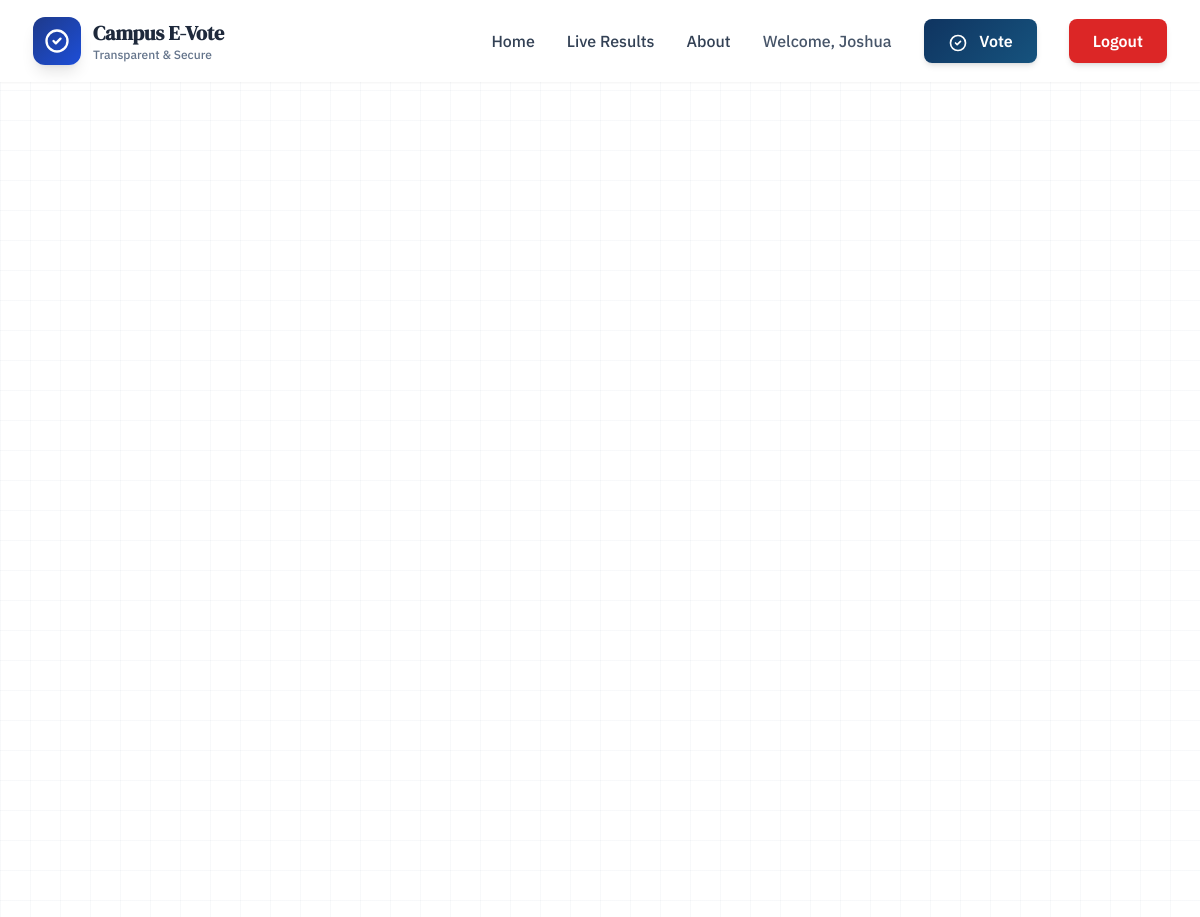
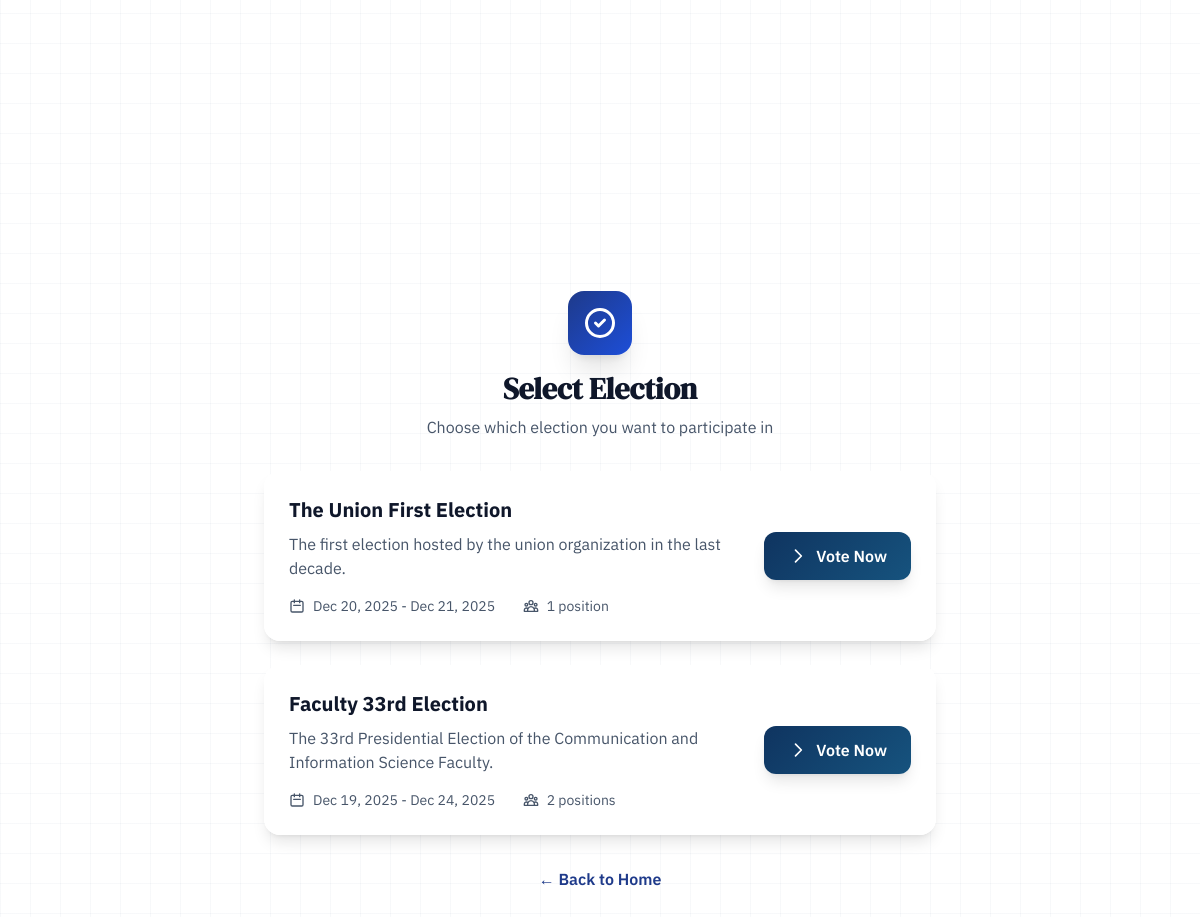
The app's page /vote/ (signed in) with its own data (2 pictures, top to bottom).
### vsapp/models.py (models this page shows, shortened)
class User(AbstractUser):
    USER_TYPES = (
        ('voter', 'Voter'),
        ('admin', 'Administrator'),
    )
    user_type = models.CharField(max_length=10, choices=USER_TYPES, default='voter')
    matric_number = models.CharField(max_length=20, unique=True, null=True, blank=True)
    department = models.CharField(max_length=100, blank=True)
    level = models.CharField(max_length=10, blank=True)
    phone = models.CharField(max_length=15, blank=True)
    has_voted = models.BooleanField(default=False)
    otp_code = models.CharField(max_length=6, blank=True)
    otp_created_at = models.DateTimeField(null=True, blank=True)

class Election(models.Model):
    STATUS_CHOICES = (
        ('draft', 'Draft'),
        ('scheduled', 'Scheduled'),
        ('active', 'Active'),
        ('closed', 'Closed'),
    )
    id = models.UUIDField(primary_key=True, default=uuid.uuid4, editable=False)
    title = models.CharField(max_length=200)
    description = models.TextField()
    start_date = models.DateTimeField()
    end_date = models.DateTimeField()
    status = models.CharField(max_length=10, choices=STATUS_CHOICES, default='draft')
    created_by = models.ForeignKey(User, on_delete=models.CASCADE, related_name='elections_created')
    created_at = models.DateTimeField(auto_now_add=True)
    updated_at = models.DateTimeField(auto_now=True)
    class Meta:
        ordering = ['-created_at']
        indexes = [
            models.Index(fields=['status', 'start_date']),
            models.Index(fields=['end_date']),
        ]

### vsapp/views.py (the view)
# urls.py: path('vote/', views.vote, name='vote'),
@login_required
def vote(request):
    if request.user.user_type != 'voter':
        messages.error(request, 'Access denied.')
        return redirect('index')
    active_elections = Election.objects.filter(status='active')
    if not active_elections.exists():
        messages.info(request, 'No active elections available at the moment. Check back later or view past results.')
        return redirect('live_results')
    now = timezone.now()
    elections_with_status = []
    for election in active_elections:
        has_voted = VoterRecord.objects.filter(voter=request.user, election=election).exists()
        elections_with_status.append({
            'election': election,
            'is_active': election.status == 'active' and now >= election.start_date,
            'has_voted': has_voted
        })
    return render(request, 'voting/election_select.html', {
        'elections': elections_with_status
    })

### vsapp/templates/voting/election_select.html (shortened to what this page needs)
{% extends 'base.html' %}
{% block content %}
<section class="min-h-screen flex items-center justify-center py-12 px-4">
    <div class="max-w-2xl w-full">
        <div class="text-center mb-8 fade-in stagger-1">
            <div class="inline-flex items-center justify-center w-16 h-16 bg-gradient-to-br from-blue-900 to-blue-700 rounded-2xl shadow-xl mb-4">
                <svg class="w-9 h-9 text-white" fill="none" stroke="currentColor" viewBox="0 0 24 24">
                    <path stroke-linecap="round" stroke-linejoin="round" stroke-width="2" d="M9 12l2 2 4-4m6 2a9 9 0 11-18 0 9 9 0 0118 0z"></path>
                </svg>
            </div>
            <h1 class="text-3xl font-bold text-slate-900 mb-2 serif-title">Select Election</h1>
            <p class="text-slate-600">Choose which election you want to participate in</p>
        </div>
        <div class="space-y-6 fade-in stagger-2">
            {% for item in elections %}
            {% with election=item.election is_active=item.is_active %}
            <div class="glass-effect rounded-2xl shadow-lg p-6 hover:shadow-xl transition-shadow">
                <div class="flex items-center justify-between">
                    <div class="flex-1">
                        <h2 class="text-xl font-bold text-slate-900 mb-2">{{ election.title }}</h2>
                        <p class="text-slate-600 mb-4">{{ election.description|default:"Participate in this election" }}</p>
                        <div class="grid grid-cols-1 md:grid-cols-2 gap-4 text-sm">
                            <div class="flex items-center text-slate-600">
                                <svg class="w-4 h-4 mr-2" fill="none" stroke="currentColor" viewBox="0 0 24 24">
                                    <path stroke-linecap="round" stroke-linejoin="round" stroke-width="2" d="M8 7V3m8 4V3m-9 8h10M5 21h14a2 2 0 002-2V7a2 2 0 00-2-2H5a2 2 0 00-2 2v12a2 2 0 002 2z"></path>
                                </svg>
                                <span>{{ election.start_date|date:"M j, Y" }} - {{ election.end_date|date:"M j, Y" }}</span>
                            </div>
                            <div class="flex items-center text-slate-600">
                                <span>{{ election.positions.count }} position{{ election.positions.count|pluralize }}</span>
                            </div>
                        </div>
                    </div>
                    <div class="ml-6">
                        {% if has_voted %}
                            <div class="bg-emerald-100 text-emerald-800 px-6 py-3 rounded-xl font-semibold inline-flex items-center">
                                <svg class="w-5 h-5 mr-2" fill="none" stroke="currentColor" viewBox="0 0 24 24">
                                    <path stroke-linecap="round" stroke-linejoin="round" stroke-width="2" d="M5 13l4 4L19 7"></path>
                                </svg>
                                Already Voted
                            </div>
                        {% elif is_active %}
                            <a href="{% url 'vote_with_election' election.id %}"
                               class="btn-primary text-white px-6 py-3 rounded-xl font-semibold shadow-lg hover:shadow-xl transition-all inline-flex items-center">
                                <svg class="w-5 h-5 mr-2" fill="none" stroke="currentColor" viewBox="0 0 24 24">
                                    <path stroke-linecap="round" stroke-linejoin="round" stroke-width="2" d="M9 5l7 7-7 7"></path>
                                </svg>
                                Vote Now
                            </a>
                        {% else %}
                            <div class="bg-slate-100 text-slate-500 px-6 py-3 rounded-xl font-semibold">
                                Not Active
                            </div>
                        {% endif %}
                    </div>
                </div>
            </div>
            {% endwith %}
            {% endfor %}
        </div>
        <div class="mt-8 text-center fade-in stagger-3">
            <a href="{% url 'index' %}" class="text-blue-900 hover:text-blue-700 font-semibold">
                ← Back to Home
            </a>
        </div>
    </div>
</section>
{% endblock %}

### vsapp/templates/components/navbar.html (shortened to what this page needs)
<nav class="glass-effect sticky top-0 z-50 shadow-sm">
    <div class="max-w-7xl mx-auto px-4 sm:px-6 lg:px-8">
        <div class="flex justify-between items-center h-20">
            <div class="flex items-center space-x-3">
                <div class="w-12 h-12 bg-gradient-to-br from-blue-900 to-blue-700 rounded-xl flex items-center justify-center shadow-lg">
                    <svg class="w-7 h-7 text-white" fill="none" stroke="currentColor" viewBox="0 0 24 24">
                        <path stroke-linecap="round" stroke-linejoin="round" stroke-width="2" d="M9 12l2 2 4-4m6 2a9 9 0 11-18 0 9 9 0 0118 0z"></path>
                    </svg>
                </div>
                <div>
                    <h1 class="text-xl font-bold text-slate-800 serif-title">Campus E-Vote</h1>
                    <p class="text-xs text-slate-500 font-medium">Transparent & Secure</p>
                </div>
            </div>
            <div class="hidden md:flex items-center space-x-8">
                <a href="{% url 'index' %}" class="nav-link text-slate-700 font-medium hover:text-blue-900">Home</a>
                <a href="{% url 'live_results' %}" class="nav-link text-slate-700 font-medium hover:text-blue-900">Live Results</a>
                <a href="{% url 'about' %}" class="nav-link text-slate-700 font-medium hover:text-blue-900">About</a>
                {% if not user.is_authenticated %}
                    <a href="{% url 'register_voter' %}" class="nav-link text-slate-700 font-medium hover:text-blue-900">Register</a>
                    <a href="{% url 'login' %}" class="btn-primary text-white px-6 py-2.5 rounded-lg font-semibold shadow-md">
                        Vote Now
                    </a>
                {% else %}
                    <span class="text-slate-600 font-medium">
                        Welcome, {{ user.first_name|default:user.username }}
                    </span>
                    <a href="{% url 'vote' %}" class="btn-primary text-white px-6 py-2.5 rounded-lg font-semibold shadow-md mr-4">
                        <svg class="w-5 h-5 inline mr-2" fill="none" stroke="currentColor" viewBox="0 0 24 24">
                            <path stroke-linecap="round" stroke-linejoin="round" stroke-width="2" d="M9 12l2 2 4-4m6 2a9 9 0 11-18 0 9 9 0 0118 0z"></path>
                        </svg>
                        Vote
                    </a>
                    <a href="{% url 'logout' %}" class="bg-red-600 hover:bg-red-700 text-white px-6 py-2.5 rounded-lg font-semibold shadow-md transition ml-4">
                        Logout
                    </a>
                {% endif %}
            </div>
        </div>
    </div>
</nav>

### vsapp/templates/base.html (style rules this page uses)
:root { --primary: #0f3460; --primary-light: #16537e; --accent: #10b981; --accent-dark: #059669; --slate: #1e293b; --neutral: #f8fafc; }
body { font-family: 'IBM Plex Sans', sans-serif; background: linear-gradient(135deg, #f8fafc 0%, #e2e8f0 100%); min-height: 100vh; }
.serif-title { font-family: 'DM Serif Display', serif; }
.glass-effect { background: rgba(255, 255, 255, 0.95); backdrop-filter: blur(10px); border: 1px solid rgba(255, 255, 255, 0.3); }
.btn-primary { background: linear-gradient(135deg, var(--primary) 0%, var(--primary-light) 100%); transition: all 0.3s ease; }
.nav-link { position: relative; transition: color 0.3s ease; }
.nav-link::after { content: ''; position: absolute; bottom: -2px; left: 0; width: 0; height: 2px; background: var(--accent); transition: width 0.3s ease; }
.fade-in { animation: fadeIn 0.6s ease-out; }
.stagger-1 { animation-delay: 0.1s; }
.stagger-2 { animation-delay: 0.2s; }
.stagger-3 { animation-delay: 0.3s; }
.pattern-bg { background-image: linear-gradient(rgba(15, 52, 96, 0.03) 1px, transparent 1px), linear-gradient(90deg, rgba(15, 52, 96, 0.03) 1px, transparent 1px); background-size: 30px 30px; }

### records on screen
User: first_name "Joshua"
Election: election "The Union First Election", election.description "The first election hosted by the union organization in the last decade.", election.start_date "Dec 20, 2025", election.end_date "Dec 21, 2025", election.positions.count "1"
Election: election "Faculty 33rd Election", election.description "The 33rd Presidential Election of the Communication and Information Science Faculty.", election.start_date "Dec 19, 2025", election.end_date "Dec 24, 2025", election.positions.count "2"
